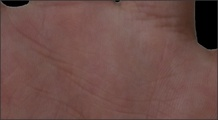
#> input picture opencv/image/yangxuanyue/yangxuanyue_roi_9_out.jpg, 218 x 120 px, shrunk from 933 x 515 before the run
$ python feature_9.py   (older library calls are emulated)
#> lines starting #> are read from the running program, lines starting #| are printed output that depends on the picture
import cv2
import numpy as np
# [15 lines left out: function split, not called in this run]
def test_blur():
    # 测试blur的参数
    image = cv2.imread(IMAGE_USER+"_roi_9_out.jpg")
#> image is the input picture: shape (120, 218, 3); mean B, G, R 72.9, 77.8, 110.1
    gray = cv2.cvtColor(image, cv2.COLOR_BGR2GRAY)
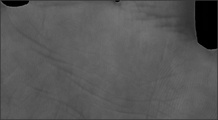
#> gray: shape (120, 218); min 0, max 119, mean 86.9
    #for i in range (1,25,2):
    #    # 从结果看， 9 比较合适
    #    blurred = cv2.blur(gray,(i,i))
    #    cv2.imwrite("{0}_feature_9_blur_{1}.jpg".format(IMAGE_USER, i ),blurred)
    blurred = cv2.blur(gray,(1,1))
    cv2.imwrite("{0}_feature_9_blur_{1}.jpg".format(IMAGE_USER, 1 ),blurred)

def test_threshold():
    # 测试二值化
    blurred = cv2.imread(IMAGE_USER+"_feature_9_blur_1.jpg")
#> blurred: shape (120, 218, 3); min 0, max 119, mean 86.9
#    for i in range(80,95,1):
#        ret,thresh1=cv2.threshold(blurred,i,255,cv2.THRESH_BINARY)
#        cv2.imwrite(IMAGE_USER+"_feature_9_threshold_{0}.jpg".format(i),thresh1)
    ret,thresh1=cv2.threshold(blurred,127,255,cv2.THRESH_BINARY)
#> thresh1: shape (120, 218, 3); every value is 0
    cv2.imwrite(IMAGE_USER+"_feature_9_threshold_{0}.jpg".format(88),thresh1)
# [53 lines left out: functions test_sobel, test_canny, test_dilate, test_houghline, not called in this run]
def feature_9(img_name):
    global IMAGE_FILE
    global IMAGE_USER
    IMAGE_FILE = img_name
    IMAGE_USER = img_name.replace(".jpg","").replace(".jpeg","").replace(".png","")
    print(IMAGE_USER)
    test_blur()
    test_threshold()
    #test_houghline()
    #test_dilate()
    return ["9线"]
if __name__ == '__main__':
    feature_9("../../image/yangxuanyue/yangxuanyue.jpg")

$ run again, with opencv/image/yangxuanyue/yangxuanyue_roi_10_out.jpg copied over opencv/image/yangxuanyue/yangxuanyue_roi_9_out.jpg
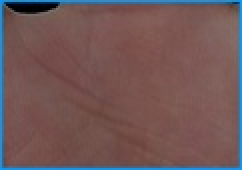
#> input picture opencv/image/yangxuanyue/yangxuanyue_roi_10_out.jpg, 121 x 85 px, shrunk from 517 x 363 before the run (shown 2 times larger)
#> in test_blur, image is the input picture: shape (85, 121, 3); mean B, G, R 86.9, 86.8, 113.1
#> in test_blur, `gray = cv2.cvtColor(image, cv2.COLOR_BGR2GRAY)`:
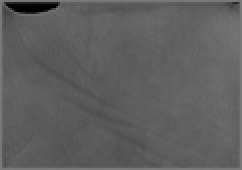
#> gray: shape (85, 121) (shown 2 times larger); min 0, max 123, mean 94.6
#> thresh1: shape (85, 121, 3); every value is 0

$ run again, with opencv/image/yangxuanyue/yangxuanyue_roi_7_out.jpg copied over opencv/image/yangxuanyue/yangxuanyue_roi_9_out.jpg
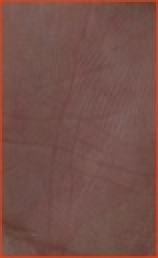
#> input picture opencv/image/yangxuanyue/yangxuanyue_roi_7_out.jpg, 79 x 129 px, shrunk from 337 x 555 before the run (shown 2 times larger)
#> in test_blur, image is the input picture: shape (129, 79, 3); mean B, G, R 73.5, 80.2, 118
#> in test_blur, `gray = cv2.cvtColor(image, cv2.COLOR_BGR2GRAY)`:
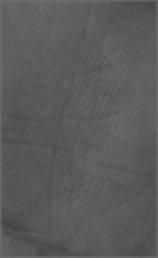
#> gray: shape (129, 79) (shown 2 times larger); min 68, max 110, mean 90.7
#> thresh1: shape (129, 79, 3); every value is 0
